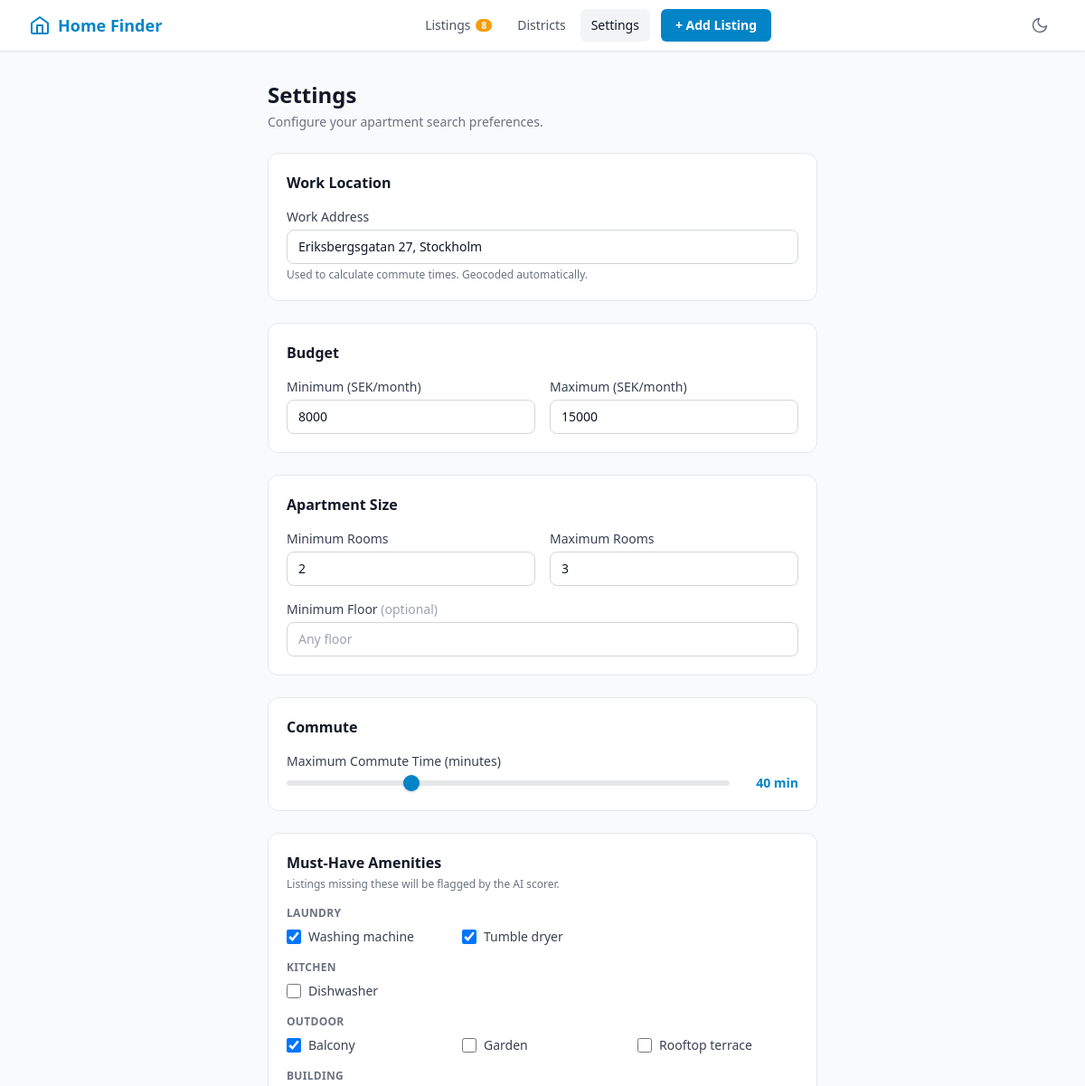
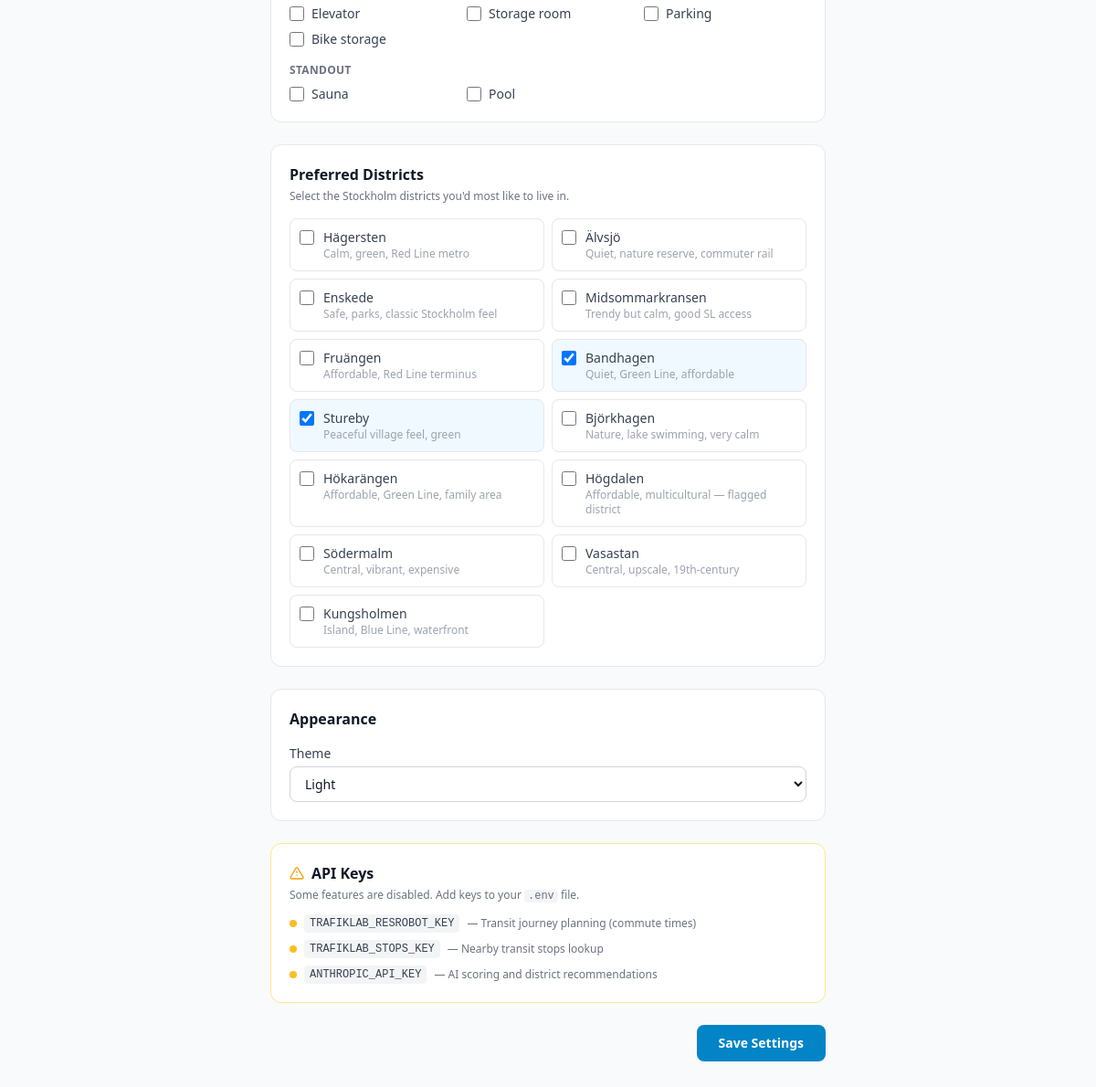
/settings/, run on the app's committed database (2 pictures, top to bottom).
### database/models.py (models this page shows, shortened)
class UserSettings(db.Model):
    __tablename__ = "user_settings"
    id = db.Column(db.Integer, primary_key=True)
    work_address = db.Column(db.String(500), nullable=True)
    work_lat = db.Column(db.Float, nullable=True)
    work_lng = db.Column(db.Float, nullable=True)
    budget_min = db.Column(db.Integer, default=5000)
    budget_max = db.Column(db.Integer, default=25000)
    min_rooms = db.Column(db.Integer, default=1)
    max_rooms = db.Column(db.Integer, default=3)
    floor_min = db.Column(db.Integer, nullable=True)
    must_have_washing_machine = db.Column(db.Boolean, default=False)
    must_have_dryer = db.Column(db.Boolean, default=False)
    must_have_dishwasher = db.Column(db.Boolean, default=False)
    must_have_amenities = db.Column(db.JSON, default=list)
    preferred_districts = db.Column(db.JSON, default=list)
    max_commute_minutes = db.Column(db.Integer, default=45)
    theme = db.Column(db.String(10), default="light")

### routes/settings.py (the view)
@settings_bp.route("/", methods=["GET"])
def settings_page():
    settings = get_or_create_settings()
    return render_template("settings.html", settings=settings)

### config.py (called while the page is built)
def get_missing_api_keys():
    missing = []
    for entry in _API_KEY_REGISTRY:
        if not entry["value"] and not entry.get("optional"):
            missing.append({"key": entry["key"], "feature": entry["feature"]})
    return missing

### templates/settings.html (shortened to what this page needs)
{% extends "base.html" %}
{% block content %}
<div class="max-w-2xl mx-auto px-4 sm:px-6 lg:px-8 py-8">
  <div class="mb-6">
    <h1 class="text-2xl font-bold text-gray-900 dark:text-white">Settings</h1>
    <p class="mt-1 text-sm text-gray-500 dark:text-gray-400">Configure your apartment search preferences.</p>
  </div>
  <form method="POST" action="{{ url_for('settings.save_settings') }}" class="space-y-6">
    <div class="bg-white dark:bg-gray-800 rounded-xl border border-gray-200 dark:border-gray-700 p-5">
      <h2 class="text-base font-semibold text-gray-900 dark:text-white mb-4">Work Location</h2>
      <div>
        <label for="work_address" class="block text-sm font-medium text-gray-700 dark:text-gray-300 mb-1">
          Work Address
        </label>
        <input type="text" id="work_address" name="work_address" value="{{ settings.work_address or '' }}"
          placeholder="e.g. Drottninggatan 1, Stockholm"
          class="w-full px-3 py-2 rounded-lg border border-gray-300 dark:border-gray-600 bg-white dark:bg-gray-700 text-gray-900 dark:text-white placeholder-gray-400 dark:placeholder-gray-500 focus:outline-none focus:ring-2 focus:ring-brand-500 focus:border-transparent text-sm transition-colors" />
        <p class="mt-1 text-xs text-gray-500 dark:text-gray-400">
          Used to calculate commute times. Geocoded automatically.
        </p>
      </div>
    </div>
    <div class="bg-white dark:bg-gray-800 rounded-xl border border-gray-200 dark:border-gray-700 p-5">
      <h2 class="text-base font-semibold text-gray-900 dark:text-white mb-4">Budget</h2>
      <div class="grid grid-cols-2 gap-4">
        <div>
          <label for="budget_min" class="block text-sm font-medium text-gray-700 dark:text-gray-300 mb-1">
            Minimum (SEK/month)
          </label>
          <input type="number" id="budget_min" name="budget_min" value="{{ settings.budget_min }}" min="0" step="500"
            class="w-full px-3 py-2 rounded-lg border border-gray-300 dark:border-gray-600 bg-white dark:bg-gray-700 text-gray-900 dark:text-white focus:outline-none focus:ring-2 focus:ring-brand-500 focus:border-transparent text-sm transition-colors" />
        </div>
        <div>
          <label for="budget_max" class="block text-sm font-medium text-gray-700 dark:text-gray-300 mb-1">
            Maximum (SEK/month)
          </label>
          <input type="number" id="budget_max" name="budget_max" value="{{ settings.budget_max }}" min="0" step="500"
            class="w-full px-3 py-2 rounded-lg border border-gray-300 dark:border-gray-600 bg-white dark:bg-gray-700 text-gray-900 dark:text-white focus:outline-none focus:ring-2 focus:ring-brand-500 focus:border-transparent text-sm transition-colors" />
        </div>
      </div>
    </div>
    <div class="bg-white dark:bg-gray-800 rounded-xl border border-gray-200 dark:border-gray-700 p-5">
      <h2 class="text-base font-semibold text-gray-900 dark:text-white mb-4">Apartment Size</h2>
      <div class="grid grid-cols-2 gap-4">
        <div>
          <label for="min_rooms" class="block text-sm font-medium text-gray-700 dark:text-gray-300 mb-1">
            Minimum Rooms
          </label>
          <input type="number" id="min_rooms" name="min_rooms" value="{{ settings.min_rooms }}" min="1" max="10"
            class="w-full px-3 py-2 rounded-lg border border-gray-300 dark:border-gray-600 bg-white dark:bg-gray-700 text-gray-900 dark:text-white focus:outline-none focus:ring-2 focus:ring-brand-500 focus:border-transparent text-sm transition-colors" />
        </div>
        <div>
          <label for="max_rooms" class="block text-sm font-medium text-gray-700 dark:text-gray-300 mb-1">
            Maximum Rooms
          </label>
          <input type="number" id="max_rooms" name="max_rooms" value="{{ settings.max_rooms }}" min="1" max="10"
            class="w-full px-3 py-2 rounded-lg border border-gray-300 dark:border-gray-600 bg-white dark:bg-gray-700 text-gray-900 dark:text-white focus:outline-none focus:ring-2 focus:ring-brand-500 focus:border-transparent text-sm transition-colors" />
        </div>
      </div>
      <div class="mt-4">
        <label for="floor_min" class="block text-sm font-medium text-gray-700 dark:text-gray-300 mb-1">
          Minimum Floor <span class="text-gray-400 dark:text-gray-500 font-normal">(optional)</span>
        </label>
        <input type="number" id="floor_min" name="floor_min" value="{{ settings.floor_min or '' }}" min="0"
          placeholder="Any floor"
          class="w-full px-3 py-2 rounded-lg border border-gray-300 dark:border-gray-600 bg-white dark:bg-gray-700 text-gray-900 dark:text-white placeholder-gray-400 dark:placeholder-gray-500 focus:outline-none focus:ring-2 focus:ring-brand-500 focus:border-transparent text-sm transition-colors" />
      </div>
    </div>
    <div class="bg-white dark:bg-gray-800 rounded-xl border border-gray-200 dark:border-gray-700 p-5">
      <h2 class="text-base font-semibold text-gray-900 dark:text-white mb-4">Commute</h2>
      <div>
        <label for="max_commute_minutes" class="block text-sm font-medium text-gray-700 dark:text-gray-300 mb-1">
          Maximum Commute Time (minutes)
        </label>
        <div class="flex items-center gap-3">
          <input type="range" id="max_commute_range" min="10" max="120" step="5"
            value="{{ settings.max_commute_minutes }}"
            oninput="document.getElementById('max_commute_minutes').value = this.value; document.getElementById('commute-display').textContent = this.value + ' min'"
            class="flex-1 h-2 appearance-none bg-gray-200 dark:bg-gray-600 rounded-full cursor-pointer accent-brand-600" />
          <span id="commute-display" class="text-sm font-semibold text-brand-600 dark:text-brand-400 w-16 text-right">
            {{ settings.max_commute_minutes }} min
          </span>
        </div>
      </div>
    </div>
    <div class="bg-white dark:bg-gray-800 rounded-xl border border-gray-200 dark:border-gray-700 p-5">
      <h2 class="text-base font-semibold text-gray-900 dark:text-white mb-1">Must-Have Amenities</h2>
      <p class="text-xs text-gray-500 dark:text-gray-400 mb-4">Listings missing these will be flagged by the AI scorer.</p>
      <div class="space-y-4">
        {% for group_name, items in amenity_groups %}
        <div>
          <p class="text-xs font-semibold text-gray-500 dark:text-gray-400 uppercase tracking-wide mb-2">{{ group_name }}</p>
          <div class="grid grid-cols-2 sm:grid-cols-3 gap-y-2 gap-x-4">
            {% for key, label in items %}
            <label class="flex items-center gap-2 cursor-pointer">
              <input type="checkbox" name="must_have_amenities" value="{{ key }}"
                {% if key in (settings.must_have_amenities or []) %}checked{% endif %}
                class="w-4 h-4 text-brand-600 border-gray-300 dark:border-gray-600 rounded focus:ring-brand-500 bg-white dark:bg-gray-700" />
              <span class="text-sm text-gray-700 dark:text-gray-300">{{ label }}</span>
            </label>
            {% endfor %}
          </div>
        </div>
        {% endfor %}
      </div>
    </div>
    <div class="bg-white dark:bg-gray-800 rounded-xl border border-gray-200 dark:border-gray-700 p-5">
      <h2 class="text-base font-semibold text-gray-900 dark:text-white mb-1">Preferred Districts</h2>
      <p class="text-xs text-gray-500 dark:text-gray-400 mb-4">Select the Stockholm districts you'd most like to live
        in.</p>
      <div class="grid grid-cols-2 gap-2">
        {% for district, description in recommended_districts %}
        <label
          class="flex items-start gap-2.5 p-2.5 rounded-lg border border-gray-200 dark:border-gray-600 hover:bg-gray-50 dark:hover:bg-gray-700/50 cursor-pointer transition-colors
          {% if district in (settings.preferred_districts or []) %}bg-brand-50 dark:bg-brand-900/20 border-brand-300 dark:border-brand-600{% endif %}">
          <input type="checkbox" name="preferred_districts" value="{{ district }}" {% if district in
            (settings.preferred_districts or []) %}checked{% endif %}
            class="w-4 h-4 mt-0.5 text-brand-600 border-gray-300 dark:border-gray-600 rounded focus:ring-brand-500 bg-white dark:bg-gray-700 flex-shrink-0" />
          <div>
            <div class="text-sm font-medium text-gray-700 dark:text-gray-300">{{ district }}</div>
            <div class="text-xs text-gray-400 dark:text-gray-500">{{ description }}</div>
          </div>
        </label>
        {% endfor %}
      </div>
    </div>
    <div class="bg-white dark:bg-gray-800 rounded-xl border border-gray-200 dark:border-gray-700 p-5">
      <h2 class="text-base font-semibold text-gray-900 dark:text-white mb-4">Appearance</h2>
      <div>
        <label for="theme" class="block text-sm font-medium text-gray-700 dark:text-gray-300 mb-1">Theme</label>
        <select id="theme" name="theme" onchange="applyTheme(this.value)"
          class="w-full px-3 py-2 rounded-lg border border-gray-300 dark:border-gray-600 bg-white dark:bg-gray-700 text-gray-900 dark:text-white focus:outline-none focus:ring-2 focus:ring-brand-500 focus:border-transparent text-sm transition-colors">
          <option value="light" {% if settings.theme=='light' %}selected{% endif %}>Light</option>
        </select>
      </div>
    </div>
    {% if missing_keys %}
    <div class="bg-white dark:bg-gray-800 rounded-xl border border-amber-200 dark:border-amber-700/50 p-5">
      <h2 class="text-base font-semibold text-gray-900 dark:text-white mb-1 flex items-center gap-2">
        <svg class="w-4 h-4 text-amber-500" fill="none" stroke="currentColor" viewBox="0 0 24 24">
          <path stroke-linecap="round" stroke-linejoin="round" stroke-width="2" d="M12 9v2m0 4h.01M10.29 3.86L1.82 18a2 2 0 001.71 3h16.94a2 2 0 001.71-3L13.71 3.86a2 2 0 00-3.42 0z" />
        </svg>
        API Keys
      </h2>
      <p class="text-xs text-gray-500 dark:text-gray-400 mb-3">Some features are disabled. Add keys to your <code class="bg-gray-100 dark:bg-gray-700 px-1 rounded">.env</code> file.</p>
      <div class="space-y-2">
        {% for key in missing_keys %}
        <div class="flex items-center gap-2 text-sm">
          <span class="w-2 h-2 rounded-full bg-amber-400 flex-shrink-0"></span>
          <code class="text-xs bg-gray-100 dark:bg-gray-700 px-1.5 py-0.5 rounded text-gray-700 dark:text-gray-300">{{ key.key }}</code>
          <span class="text-xs text-gray-500 dark:text-gray-400">— {{ key.feature }}</span>
        </div>
        {% endfor %}
      </div>
    </div>
    {% endif %}
    <div class="flex justify-end">
      <button type="submit"
        class="px-6 py-2.5 rounded-lg bg-brand-600 hover:bg-brand-700 text-white font-semibold text-sm transition-colors focus:outline-none focus:ring-2 focus:ring-brand-500 focus:ring-offset-2">
        Save Settings
      </button>
    </div>
  </form>
</div>
{% endblock %}

### static/css/style.css (style rules this page uses)
:root { --color-bg: #f9fafb; --color-bg-card: #ffffff; --color-bg-muted: #f3f4f6; --color-border: #e5e7eb; --color-text: #111827; --color-text-muted: #6b7280; --color-brand: #0284c7; --color-brand-light: #e0f2fe; --color-score-good: #16a34a; --color-score-warn: #ca8a04; --color-score-bad: #dc2626; --leaflet-tile-filter: none; }
input[type="range"] { -webkit-appearance: none; appearance: none; height: 6px; border-radius: 3px; outline: none; cursor: pointer; background: #e5e7eb; }

### data on the page
UserSettings: work_address "Eriksbergsgatan 27, Stockholm", budget_min "8000", budget_max "15000", min_rooms "2", max_rooms "3", max_commute_minutes "40", must_have_amenities "☑" "☑" "☑", preferred_districts "☑" "☑", theme "Light"

### other printed values
{{ unscored_count }} "8"
{{ group_name }} "LAUNDRY" "KITCHEN" "OUTDOOR" "BUILDING" "STANDOUT"
{{ label }} "Washing machine" "Tumble dryer" "Dishwasher" "Balcony" "Garden" "Rooftop terrace" "Elevator" "Storage room" "Parking" "Bike storage" "Sauna" "Pool"
{{ district }} "Hägersten" "Älvsjö" "Enskede" "Midsommarkransen" "Fruängen" "Bandhagen" "Stureby" "Björkhagen" "Hökarängen" "Högdalen" "Södermalm" "Vasastan" "Kungsholmen"
{{ description }} "Calm, green, Red Line metro" "Quiet, nature reserve, commuter rail" "Safe, parks, classic Stockholm feel" "Trendy but calm, good SL access" "Affordable, Red Line terminus" "Quiet, Green Line, affordable" "Peaceful village feel, green" "Nature, lake swimming, very calm" "Affordable, Green Line, family area" "Affordable, multicultural — flagged district" "Central, vibrant, expensive" "Central, upscale, 19th-century" "Island, Blue Line, waterfront"
{{ key.key }} "TRAFIKLAB_RESROBOT_KEY" "TRAFIKLAB_STOPS_KEY" "ANTHROPIC_API_KEY"
{{ key.feature }} "Transit journey planning (commute times)" "Nearby transit stops lookup" "AI scoring and district recommendations"
